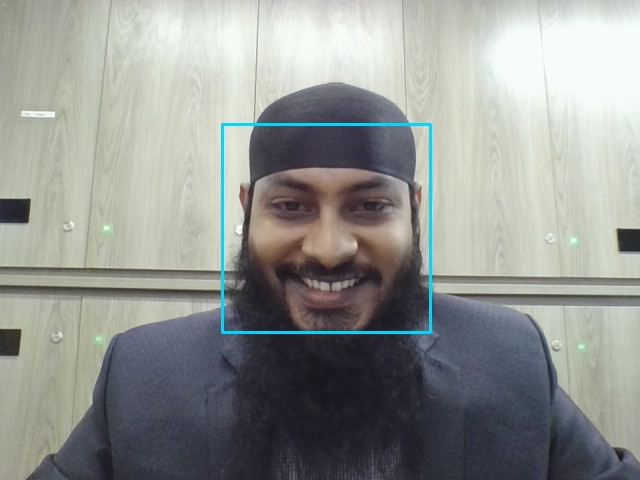
#> input picture captured_photos/smile_20251106_112147.jpg, 640 x 480 px; its folder holds only this picture in this run
$ python -i main.py   (imports and definitions only)
#> lines starting #> are read from the running program, lines starting #| are printed output that depends on the picture
#> further down, picture is the input picture: shape (480, 640, 3); mean B, G, R 145.3, 148.7, 145.8
import cv2
import tkinter as tk
from tkinter import ttk, messagebox
from PIL import Image, ImageTk
import numpy as np
import threading
import os
from datetime import datetime

# ------------------------------------------------------------
# 1. Haar cascades (global)
# ------------------------------------------------------------
FACE_CASCADE = cv2.CascadeClassifier(
    cv2.data.haarcascades + "haarcascade_frontalface_default.xml"
)
SMILE_CASCADE = cv2.CascadeClassifier(
    cv2.data.haarcascades + "haarcascade_smile.xml"
)

SMILE_CONFIDENCE = 55          # higher = stricter


def detect_smile(frame: np.ndarray) -> bool:
    """Return True if a confident smile is found."""
    gray = cv2.cvtColor(frame, cv2.COLOR_BGR2GRAY)
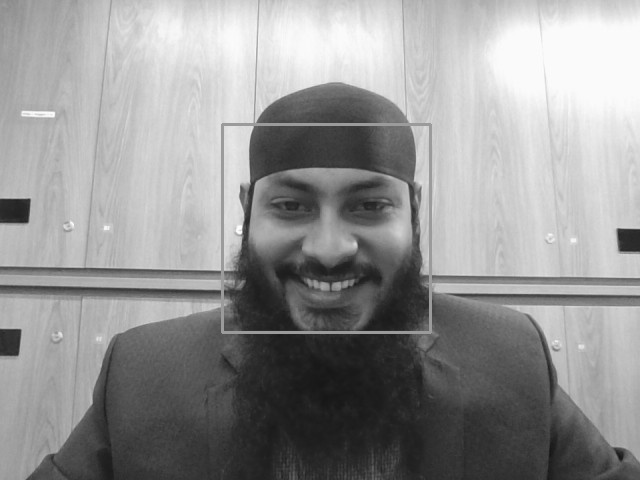
#> gray: shape (480, 640); min 19, max 254, mean 147.5
    faces = FACE_CASCADE.detectMultiScale(
        gray, scaleFactor=1.1, minNeighbors=5, minSize=(100, 100)
    )
#> faces = [[224, 126, 206, 206]]
    for (x, y, w, h) in faces:
        roi_gray = gray[y:y + h, x:x + w]
        smiles = SMILE_CASCADE.detectMultiScale(
            roi_gray,
            scaleFactor=1.7,
            minNeighbors=SMILE_CONFIDENCE,
            minSize=(25, 25),
        )
        if len(smiles) > 0:
            return True
#> this loop made 1 pass
#> pass 1, in detect_smile, `roi_gray = gray[y:y + h, x:x + w]`:
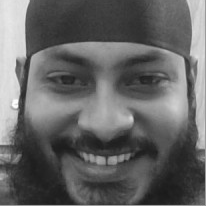
#> roi_gray: shape (206, 206); min 26, max 254, mean 100.5
    return False


# ------------------------------------------------------------
# 2. GUI + webcam thread
# ------------------------------------------------------------
class SmileCaptureApp:
    # [46 lines left out: functions __init__, start_webcam, not called in this run]

    # --------------------------------------------------------
    def stop_webcam(self):
        self.running = False          # <-- this will break the while loop

    # --------------------------------------------------------
    # [80 lines left out: functions _video_loop, _capture_photo, _cleanup, on_closing, not called in this run]


# ------------------------------------------------------------
# 3. Run the app
# ------------------------------------------------------------
# [5 lines not run here, left out]

>>> import cv2
>>> picture = cv2.imread('captured_photos/smile_20251106_112147.jpg')
>>> result = detect_smile(picture)
#> result = False

$ run again, on captured_photos/smile_20251106_154304.jpg
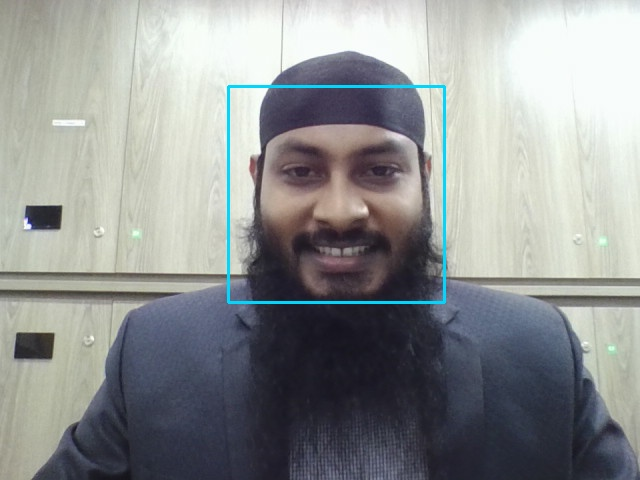
#> input picture captured_photos/smile_20251106_154304.jpg, 640 x 480 px
#> picture is the input picture: shape (480, 640, 3); mean B, G, R 147.4, 147.5, 144.6
#> in detect_smile, `gray = cv2.cvtColor(frame, cv2.COLOR_BGR2GRAY)`:
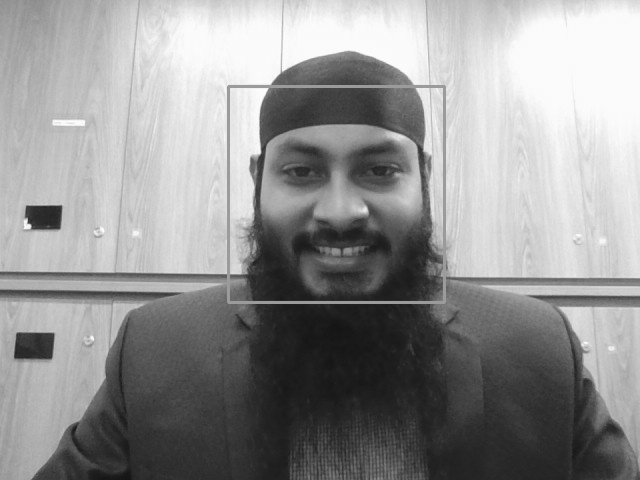
#> gray: shape (480, 640); min 20, max 254, mean 146.6
#> faces = [[227, 86, 219, 219]]
#> the loop in detect_smile, `for (x, y, w, h) in faces:` made 1 pass
#> (x, y, w, h, smiles) on pass 1: (227, 86, 219, 219, [[62, 143, 104, 52]])
#> pass 1, in detect_smile, `roi_gray = gray[y:y + h, x:x + w]`:
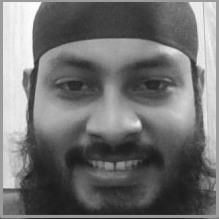
#> roi_gray: shape (219, 219); min 26, max 253, mean 113.2
#> result = True
